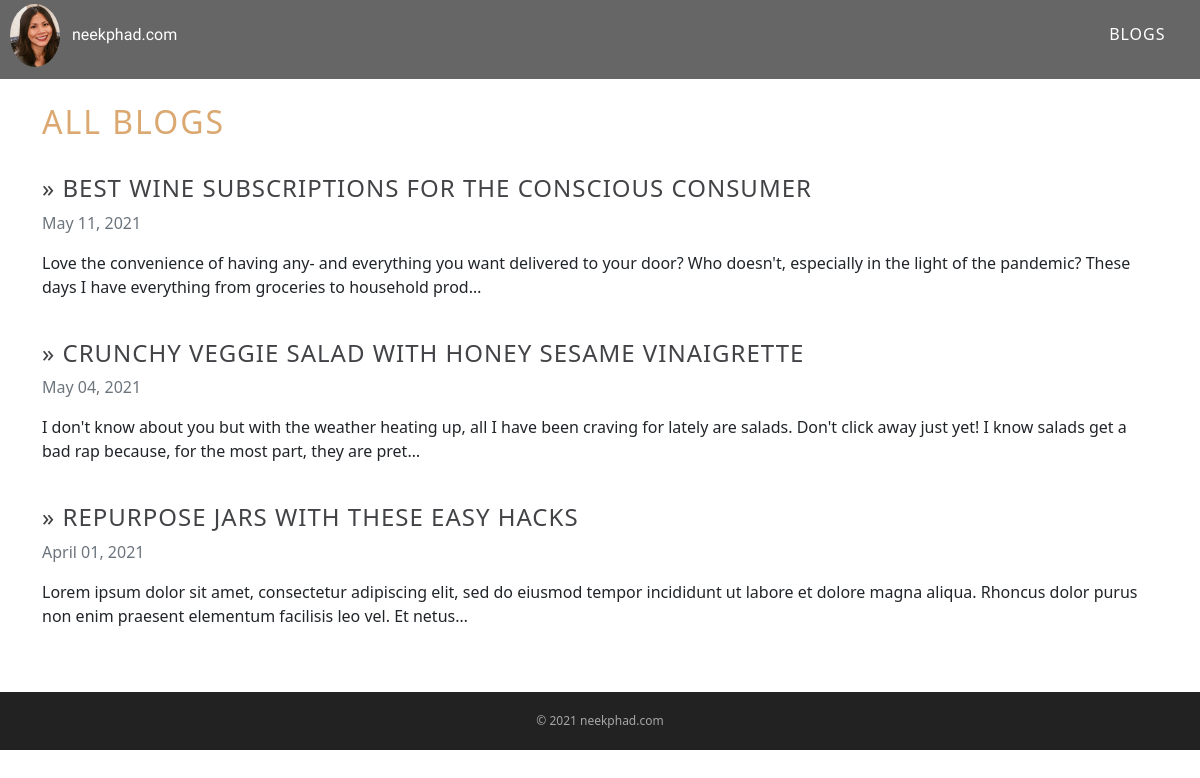
Page /blog/ on the earlier database version.
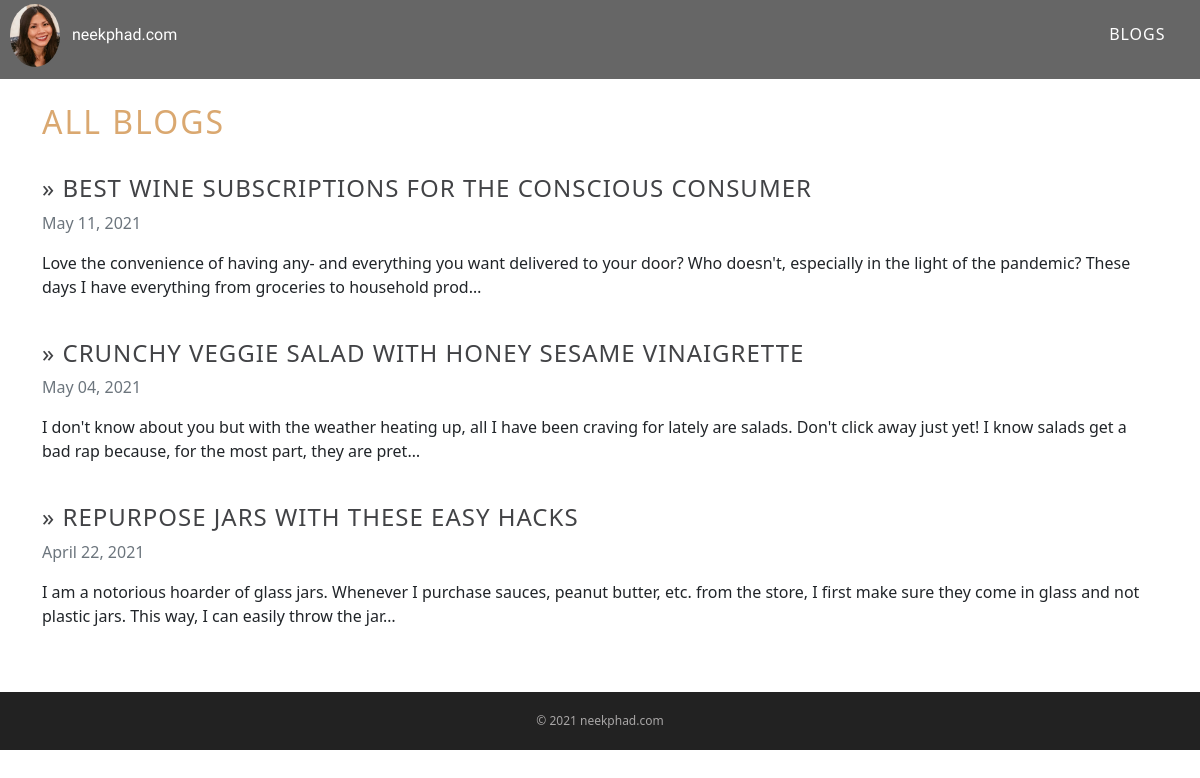
Same page on the later database version.
### website/models.py (models this page shows, shortened)
class Blog(models.Model):
    title = models.CharField(max_length=200, blank=False)
    slug = models.SlugField(max_length=200, null=True, blank=False)
    description = models.TextField()
    date = models.DateField()
    image = models.ImageField(upload_to='images/', null=True, blank=True)
    url = models.URLField(blank=True)
    class Meta:
        ordering = ['-date']

### website/views.py (the view)
# urls.py: 2. Add a URL to urlpatterns:  path('blog/', include('blog.urls'))
def blog(request):
    blogs = Blog.objects.order_by('-date')
    return render(request, 'blog.html', {'blogs':blogs})

### website/templates/blog.html (shortened to what this page needs)
{% extends 'base.html' %}
{% load static %}
{% block content %}
<section>
<div class="container">
    <br>
    <h2>All Blogs</h2>
    <div class="row">
        <div class="col-md-12 mt-4 mb-4 center">
            {% for blog in blogs %}
            <div class="blog">
                <a href="{% url 'blog_detail' blog.id blog.slug %}"><h4>&raquo; {{ blog.title }}</h4></a>
                <p class="text-muted">{{ blog.date|date:'F d, Y' }}</p>
                <p class="card-text">{{ blog.description|striptags|truncatechars:200 }}</p>
                <br>
            {% endfor %}
            </div>
        </div>
    </div>
</div>
</section>
{% endblock %}

### website/templates/base.html (shortened to what this page needs)
{% load static %}
<!DOCTYPE html>
<html lang="en">
<head>
    <link rel="stylesheet" text="text/css" href="{% static 'styles.css' %}">
    <link href="https://cdn.jsdelivr.net/npm/bootstrap@5.0.0-beta3/dist/css/bootstrap.min.css"
    rel="stylesheet">
</head>
<body>
    <header>
        <h2 id="page-header">
            <a class="header-link" href="{% url 'home' %}">
            <img src="{% static 'images/profile.png' %}" alt="profile pic">
            neekphad.com</a>
        </h2>
        <nav id="main-navigation">
            <ul>
                <li><a href="{% url 'blog' %}">Blogs</a></li>
            </ul>
        </nav>
    </header>
    {% block content %}{% endblock %}
    <footer>
        <span>&copy; 2021 neekphad.com</span>
    </footer>
</body>
</html>

### website/static/styles.css (style rules this page uses)
body { height: 100%; margin: 0; padding: 0; font-family: Arial, Helvetica, sans-serif; font-size: 16px; line-height: 1.5; position: relative; }
header { background: #666666; color: #ffffff; padding: 4px 10px; }
header #page-header { color: white; text-decoration: none; width: 49%; display: inline-table; }
.header-link { color: white; text-decoration: none; }
header img { width: 50px; border-radius: 50%; margin-right: 8px; vertical-align: middle; }
header h2 { font-size: 16px; font-family: 'Dancing Script', cursive; }
header #main-navigation { width: 49%; display: inline-block; text-align: right; }
header #main-navigation ul { list-style: none; padding: 0; }
header #main-navigation ul li { display: inline-block; }
header #main-navigation ul li a { color: white; text-decoration: none; letter-spacing: 1px; text-transform: uppercase; font-weight: 200; padding: 5px 5px; }
.container h2 { letter-spacing: 2px; text-transform: uppercase; font-weight: 400; color: rgb(218, 168, 112); }
.blog h4 { letter-spacing: 1px; text-transform: uppercase; font-weight: 400; color: rgb(66, 67, 70); background-color: transparent; text-decoration: none; }
.blog a { text-decoration: none; }
footer { background: #222; color: rgb(168, 166, 166); font-size: 12px; text-align: center; position: relative; bottom: 0; padding: 20px; }

Differences in the rows shown:
changed Blog "REPURPOSE JARS WITH THESE EASY HACKS": date "April 01, 2021" → "April 22, 2021"; description "Lorem ipsum dolor sit amet, consectetur adipiscing elit, sed do eiusmod tempor incididunt ut labore et dolore magna aliqua. Rhoncus dolor purus non enim praesent elementum facilisis leo vel. Et netus…" → "I am a notorious hoarder of glass jars. Whenever I purchase sauces, peanut butter, etc. from the store, I first make sure they come in glass and not plastic jars. This way, I can easily throw the jar…"
